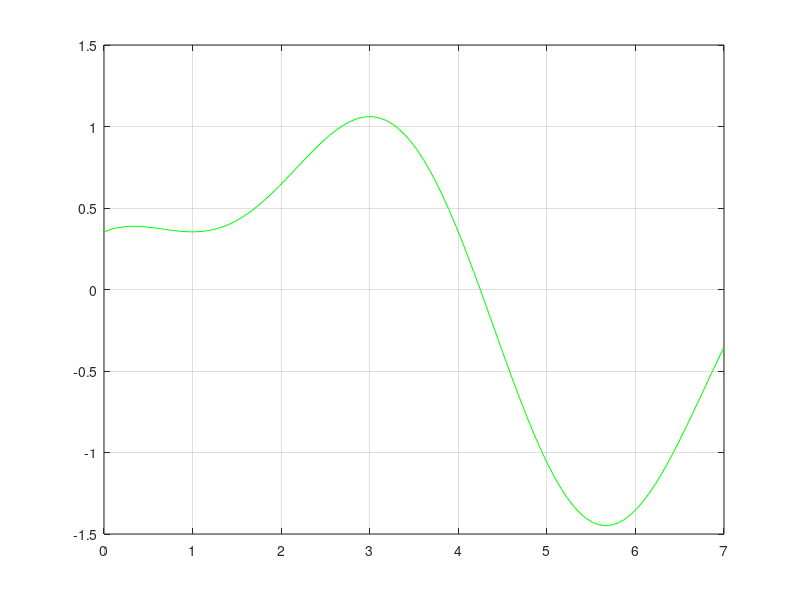

The MATLAB script that drew this image: (Note: this script raises an error after producing the figure.)
% example from the book lyon dft
clc;
clear;
fs = 8000;
n = 0:7;
ts = 1/fs;
%nts = ts .* n;
n = linspace(0,7,100);
x = sin(2*pi*1000*ts*n) + 0.5*sin(2*pi*2000 *ts * n + (3*pi/4));
plot(n,x,'green');
xA = sin(2*pi*1000*ts*n);
xB = 0.5*sin(2*pi*2000*n*ts + 2*pi/4);
grid on;

hold on;
%plot(n,xA,'red');
%plot(n,xB,'blue');
n = 0:7;
x = sin(2*pi*1000*ts*n) + 0.5*sin(2*pi*2000 *ts * n + (3*pi/4));
%x = sin(2*pi*1000*ts*n) + cos(2*pi*1000*ts*n);
y = timeToFrequncy(x);
z = fft(x);
magnitudeOfx = abs(y);
phaseOfx = angle(y);
stem(n,x,'*','black');
%stem(n,magnitudeOfx,'red');
%stem(n,phaseOfx,'blue');
title("red for 1k, blue for 2k green for combnined");
fD = frequncyToTime(y);
magnitudeOffD = abs(fD);
phaseOffD = angle(fD);
realOfFD = real(fD);
imagOfFD = imag(fD);
stem(n,magnitudeOffD,'red');
stem(n,phaseOffD,'blue');
stem(n,realOfFD,'black');
stem(n,imagOfFD,'yellow');
